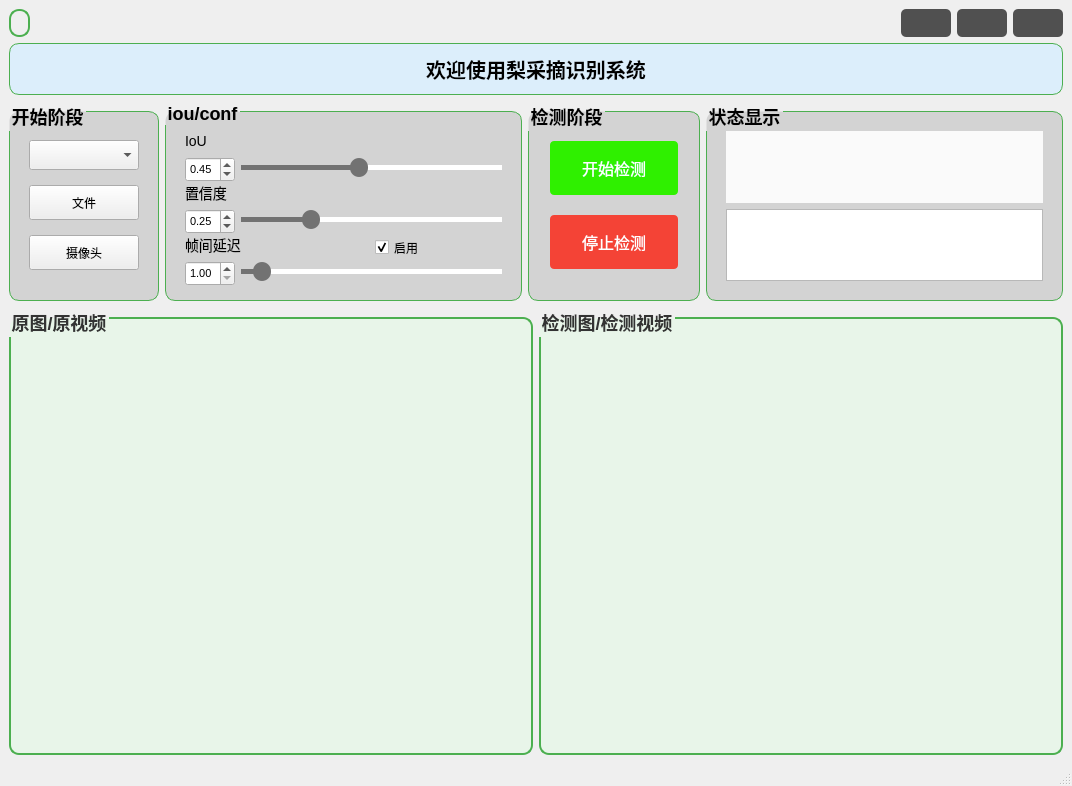
<?xml version="1.0" encoding="UTF-8"?>
<ui version="4.0">
 <class>MainWindow</class>
 <widget class="QMainWindow" name="MainWindow">
  <property name="geometry">
   <rect>
    <x>0</x>
    <y>0</y>
    <width>1072</width>
    <height>786</height>
   </rect>
  </property>
  <property name="windowTitle">
   <string>MainWindow</string>
  </property>
  <property name="styleSheet">
   <string notr="true"/>
  </property>
  <widget class="QWidget" name="centralwidget">
   <layout class="QGridLayout" name="gridLayout_6">
    <item row="0" column="0">
     <layout class="QVBoxLayout" name="verticalLayout_2" stretch="0,0,2,10">
      <item>
       <layout class="QHBoxLayout" name="horizontalLayout_2" stretch="0,0">
        <item>
         <widget class="QLabel" name="label_4">
          <property name="sizePolicy">
           <sizepolicy hsizetype="Preferred" vsizetype="Preferred">
            <horstretch>0</horstretch>
            <verstretch>0</verstretch>
           </sizepolicy>
          </property>
          <property name="styleSheet">
           <string notr="true"> QLabel {
        border: 2px solid #4CAF50; /* 给 logo 添加绿色边框 */
        border-radius: 10px; /* 设置边框圆角 */
        padding: 5px; /* 设置内边距 */
    }</string>
          </property>
          <property name="text">
           <string/>
          </property>
          <property name="pixmap">
           <pixmap resource="../img.qrc">:/png/icon/上海大学002.png</pixmap>
          </property>
          <property name="alignment">
           <set>Qt::AlignCenter</set>
          </property>
         </widget>
        </item>
        <item>
         <layout class="QHBoxLayout" name="horizontalLayout" stretch="0,1,1,1">
          <item>
           <spacer name="horizontalSpacer">
            <property name="orientation">
             <enum>Qt::Horizontal</enum>
            </property>
            <property name="sizeHint" stdset="0">
             <size>
              <width>40</width>
              <height>20</height>
             </size>
            </property>
           </spacer>
          </item>
          <item>
           <widget class="QPushButton" name="minButton">
            <property name="enabled">
             <bool>true</bool>
            </property>
            <property name="minimumSize">
             <size>
              <width>50</width>
              <height>28</height>
             </size>
            </property>
            <property name="maximumSize">
             <size>
              <width>50</width>
              <height>28</height>
             </size>
            </property>
            <property name="styleSheet">
             <string notr="true">QPushButton {
    border-style: solid;
    border-width: 0px;
    border-radius: 5px;
    background-color: rgba(80, 80, 80, 255); /* 使用深灰色背景 */
    color: white; /* 使用白色文字，与深灰色背景形成对比 */
}

QPushButton::focus {
    outline: none;
}

QPushButton::hover {
    border-style: solid;
    border-width: 0px;
    border-radius: 5px;
    background-color: rgba(60, 60, 60, 255); /* 当鼠标悬停时，使按钮变得稍微深色，提供视觉反馈 */
}

QPushButton:pressed {
    background-color: rgba(100, 100, 100, 255); /* 按钮被按下时，使按钮变得稍微浅色，提供视觉反馈 */
}
</string>
            </property>
            <property name="text">
             <string/>
            </property>
            <property name="icon">
             <iconset resource="../img.qrc">
              <normaloff>:/png/icon/最小化.png</normaloff>:/png/icon/最小化.png</iconset>
            </property>
           </widget>
          </item>
          <item>
           <widget class="QPushButton" name="maxButton">
            <property name="minimumSize">
             <size>
              <width>50</width>
              <height>28</height>
             </size>
            </property>
            <property name="maximumSize">
             <size>
              <width>50</width>
              <height>28</height>
             </size>
            </property>
            <property name="styleSheet">
             <string notr="true">QPushButton {
    border-style: solid;
    border-width: 0px;
    border-radius: 5px;
    background-color: rgba(80, 80, 80, 255); /* 使用深灰色背景 */
    color: white; /* 使用白色文字，与深灰色背景形成对比 */
}

QPushButton::focus {
    outline: none;
}

QPushButton::hover {
    border-style: solid;
    border-width: 0px;
    border-radius: 5px;
    background-color: rgba(60, 60, 60, 255); /* 当鼠标悬停时，使按钮变得稍微深色，提供视觉反馈 */
}

QPushButton:pressed {
    background-color: rgba(100, 100, 100, 255); /* 按钮被按下时，使按钮变得稍微浅色，提供视觉反馈 */
}
</string>
            </property>
            <property name="text">
             <string/>
            </property>
            <property name="icon">
             <iconset resource="../img.qrc">
              <normaloff>:/png/icon/正方形.png</normaloff>:/png/icon/正方形.png</iconset>
            </property>
           </widget>
          </item>
          <item>
           <widget class="QPushButton" name="closeButton">
            <property name="minimumSize">
             <size>
              <width>50</width>
              <height>28</height>
             </size>
            </property>
            <property name="maximumSize">
             <size>
              <width>50</width>
              <height>28</height>
             </size>
            </property>
            <property name="styleSheet">
             <string notr="true">QPushButton {
    border-style: solid;
    border-width: 0px;
    border-radius: 5px;
    background-color: rgba(80, 80, 80, 255); /* 使用深灰色背景 */
    color: white; /* 使用白色文字，与深灰色背景形成对比 */
}

QPushButton::focus {
    outline: none;
}

QPushButton::hover {
    border-style: solid;
    border-width: 0px;
    border-radius: 5px;
    background-color: rgba(60, 60, 60, 255); /* 当鼠标悬停时，使按钮变得稍微深色，提供视觉反馈 */
}

QPushButton:pressed {
    background-color: rgba(100, 100, 100, 255); /* 按钮被按下时，使按钮变得稍微浅色，提供视觉反馈 */
}
</string>
            </property>
            <property name="text">
             <string/>
            </property>
            <property name="icon">
             <iconset resource="../img.qrc">
              <normaloff>:/png/icon/关闭.png</normaloff>:/png/icon/关闭.png</iconset>
            </property>
           </widget>
          </item>
         </layout>
        </item>
       </layout>
      </item>
      <item>
       <widget class="QLabel" name="label">
        <property name="minimumSize">
         <size>
          <width>400</width>
          <height>50</height>
         </size>
        </property>
        <property name="font">
         <font>
          <family>AcadEref</family>
          <pointsize>-1</pointsize>
          <weight>75</weight>
          <bold>true</bold>
         </font>
        </property>
        <property name="styleSheet">
         <string notr="true">QLabel {
    color: #000000; /* 黑色文字 */
    font-size: 20px; /* 20像素字体大小 */
    font-weight: bold; /* 加粗字体 */
    text-align: center; /* 文字居中对齐 */
    qproperty-alignment: AlignCenter; /* 属性对齐方式：居中 */
    border: 1px solid #4CAF50; /* 绿色边框 */
    border-radius: 10px; /* 10像素圆角 */
    padding: 10px; /* 10像素内边距 */
    background-color: #DCEEFB; /* 淡蓝色背景 */
}
</string>
        </property>
        <property name="text">
         <string>欢迎使用梨采摘识别系统</string>
        </property>
        <property name="textFormat">
         <enum>Qt::AutoText</enum>
        </property>
        <property name="alignment">
         <set>Qt::AlignCenter</set>
        </property>
       </widget>
      </item>
      <item>
       <layout class="QHBoxLayout" name="horizontalLayout_7" stretch="0,1,0,1">
        <item>
         <widget class="QGroupBox" name="groupBox_2">
          <property name="minimumSize">
           <size>
            <width>150</width>
            <height>100</height>
           </size>
          </property>
          <property name="maximumSize">
           <size>
            <width>16777215</width>
            <height>300</height>
           </size>
          </property>
          <property name="styleSheet">
           <string notr="true">QGroupBox {
    font-size: 18px; /* 设置字体大小 */
    font-weight: bold; /* 字体加粗 */
    border: 1px solid #4CAF50; /* 设置边框为绿色 */
    border-radius: 10px; /* 设置圆角为10px */
    padding: 10px; /* 设置内边距为10px */
    margin-top: 10px; /* 设置顶部外边距为10px */
    background-color: #D3D3D3; /* 背景颜色为淡灰色 */
}
</string>
          </property>
          <property name="title">
           <string>开始阶段</string>
          </property>
          <layout class="QVBoxLayout" name="verticalLayout">
           <item>
            <widget class="QComboBox" name="comboBox">
             <property name="enabled">
              <bool>true</bool>
             </property>
             <property name="minimumSize">
              <size>
               <width>0</width>
               <height>30</height>
              </size>
             </property>
             <property name="maximumSize">
              <size>
               <width>16777215</width>
               <height>30</height>
              </size>
             </property>
             <property name="styleSheet">
              <string notr="true"/>
             </property>
            </widget>
           </item>
           <item>
            <widget class="QPushButton" name="file">
             <property name="minimumSize">
              <size>
               <width>0</width>
               <height>35</height>
              </size>
             </property>
             <property name="maximumSize">
              <size>
               <width>16777215</width>
               <height>35</height>
              </size>
             </property>
             <property name="styleSheet">
              <string notr="true"/>
             </property>
             <property name="text">
              <string>文件</string>
             </property>
             <property name="iconSize">
              <size>
               <width>20</width>
               <height>20</height>
              </size>
             </property>
            </widget>
           </item>
           <item>
            <widget class="QPushButton" name="camera">
             <property name="minimumSize">
              <size>
               <width>90</width>
               <height>35</height>
              </size>
             </property>
             <property name="maximumSize">
              <size>
               <width>16777215</width>
               <height>35</height>
              </size>
             </property>
             <property name="styleSheet">
              <string notr="true"/>
             </property>
             <property name="text">
              <string>摄像头</string>
             </property>
            </widget>
           </item>
          </layout>
         </widget>
        </item>
        <item>
         <widget class="QGroupBox" name="groupBox">
          <property name="minimumSize">
           <size>
            <width>150</width>
            <height>200</height>
           </size>
          </property>
          <property name="maximumSize">
           <size>
            <width>16777215</width>
            <height>300</height>
           </size>
          </property>
          <property name="styleSheet">
           <string notr="true">QGroupBox {
    font-size: 18px; /* 设置字体大小 */
    font-weight: bold; /* 字体加粗 */
    border: 1px solid #4CAF50; /* 设置边框为绿色 */
    border-radius: 10px; /* 设置圆角为10px */
    padding: 10px; /* 设置内边距为10px */
    margin-top: 10px; /* 设置顶部外边距为10px */
    background-color: #D3D3D3; /* 背景颜色为淡灰色 */
}
</string>
          </property>
          <property name="title">
           <string>iou/conf</string>
          </property>
          <layout class="QGridLayout" name="gridLayout_3">
           <item row="0" column="0">
            <widget class="QLabel" name="label_2">
             <property name="minimumSize">
              <size>
               <width>25</width>
               <height>20</height>
              </size>
             </property>
             <property name="styleSheet">
              <string notr="true">QLabel {
    font-size: 14px; /* 字体大小为14px */
    color: #000000; /* 字体颜色为黑色 */
}
</string>
             </property>
             <property name="text">
              <string>IoU</string>
             </property>
            </widget>
           </item>
           <item row="1" column="0">
            <widget class="QDoubleSpinBox" name="iouSpinBox">
             <property name="minimumSize">
              <size>
               <width>0</width>
               <height>25</height>
              </size>
             </property>
             <property name="maximumSize">
              <size>
               <width>50</width>
               <height>16777215</height>
              </size>
             </property>
             <property name="font">
              <font>
               <family>Microsoft YaHei UI</family>
               <pointsize>8</pointsize>
              </font>
             </property>
             <property name="styleSheet">
              <string notr="true">x</string>
             </property>
             <property name="maximum">
              <double>1.000000000000000</double>
             </property>
             <property name="singleStep">
              <double>0.010000000000000</double>
             </property>
             <property name="value">
              <double>0.450000000000000</double>
             </property>
            </widget>
           </item>
           <item row="1" column="1" colspan="2">
            <widget class="QSlider" name="iouSlider">
             <property name="minimumSize">
              <size>
               <width>80</width>
               <height>20</height>
              </size>
             </property>
             <property name="styleSheet">
              <string notr="true">QSlider {
    min-height: 20px;
}

QSlider::groove:horizontal {
    height: 5px;
    background: #d3d3d3;
}

QSlider::handle:horizontal {
    width: 18px;
    margin: -7px 0; /* handle is placed by default on the contents rect of the groove. Expand outside the groove */
    background: #727272;
    border-radius: 9px;
}

QSlider::add-page:horizontal {
    background: #fff;
}

QSlider::sub-page:horizontal {
    background: #727272;
}
</string>
             </property>
             <property name="maximum">
              <number>100</number>
             </property>
             <property name="value">
              <number>45</number>
             </property>
             <property name="orientation">
              <enum>Qt::Horizontal</enum>
             </property>
            </widget>
           </item>
           <item row="2" column="0">
            <widget class="QLabel" name="label_3">
             <property name="minimumSize">
              <size>
               <width>45</width>
               <height>20</height>
              </size>
             </property>
             <property name="styleSheet">
              <string notr="true">QLabel {
    font-size: 14px; /* 字体大小为14px */
    color: #000000; /* 字体颜色为黑色 */
}
</string>
             </property>
             <property name="text">
              <string>置信度</string>
             </property>
            </widget>
           </item>
           <item row="3" column="0">
            <widget class="QDoubleSpinBox" name="confSpinBox">
             <property name="minimumSize">
              <size>
               <width>0</width>
               <height>25</height>
              </size>
             </property>
             <property name="maximumSize">
              <size>
               <width>50</width>
               <height>16777215</height>
              </size>
             </property>
             <property name="font">
              <font>
               <family>Microsoft JhengHei UI</family>
               <pointsize>8</pointsize>
              </font>
             </property>
             <property name="styleSheet">
              <string notr="true"/>
             </property>
             <property name="maximum">
              <double>1.000000000000000</double>
             </property>
             <property name="singleStep">
              <double>0.010000000000000</double>
             </property>
             <property name="value">
              <double>0.250000000000000</double>
             </property>
            </widget>
           </item>
           <item row="3" column="1" colspan="2">
            <widget class="QSlider" name="confSlider">
             <property name="minimumSize">
              <size>
               <width>80</width>
               <height>20</height>
              </size>
             </property>
             <property name="styleSheet">
              <string notr="true">QSlider {
    min-height: 20px;
}

QSlider::groove:horizontal {
    height: 5px;
    background: #d3d3d3;
}

QSlider::handle:horizontal {
    width: 18px;
    margin: -7px 0; /* handle is placed by default on the contents rect of the groove. Expand outside the groove */
    background: #727272;
    border-radius: 9px;
}

QSlider::add-page:horizontal {
    background: #fff;
}

QSlider::sub-page:horizontal {
    background: #727272;
}
</string>
             </property>
             <property name="maximum">
              <number>100</number>
             </property>
             <property name="value">
              <number>25</number>
             </property>
             <property name="orientation">
              <enum>Qt::Horizontal</enum>
             </property>
            </widget>
           </item>
           <item row="4" column="0" colspan="2">
            <widget class="QLabel" name="label_5">
             <property name="minimumSize">
              <size>
               <width>0</width>
               <height>20</height>
              </size>
             </property>
             <property name="styleSheet">
              <string notr="true">QLabel {
    font-size: 14px; /* 字体大小为14px */
    color: #000000; /* 字体颜色为黑色 */
}
</string>
             </property>
             <property name="text">
              <string>帧间延迟</string>
             </property>
            </widget>
           </item>
           <item row="4" column="2">
            <widget class="QCheckBox" name="checkBox">
             <property name="minimumSize">
              <size>
               <width>0</width>
               <height>25</height>
              </size>
             </property>
             <property name="styleSheet">
              <string notr="true"/>
             </property>
             <property name="text">
              <string>启用</string>
             </property>
             <property name="checked">
              <bool>true</bool>
             </property>
            </widget>
           </item>
           <item row="5" column="0">
            <widget class="QDoubleSpinBox" name="rateSpinBox">
             <property name="minimumSize">
              <size>
               <width>0</width>
               <height>25</height>
              </size>
             </property>
             <property name="maximumSize">
              <size>
               <width>50</width>
               <height>16777215</height>
              </size>
             </property>
             <property name="font">
              <font>
               <family>Microsoft JhengHei UI</family>
               <pointsize>8</pointsize>
              </font>
             </property>
             <property name="styleSheet">
              <string notr="true"/>
             </property>
             <property name="decimals">
              <number>2</number>
             </property>
             <property name="minimum">
              <double>1.000000000000000</double>
             </property>
             <property name="maximum">
              <double>20.000000000000000</double>
             </property>
             <property name="singleStep">
              <double>1.000000000000000</double>
             </property>
            </widget>
           </item>
           <item row="5" column="1" colspan="2">
            <widget class="QSlider" name="rateSlider">
             <property name="minimumSize">
              <size>
               <width>80</width>
               <height>20</height>
              </size>
             </property>
             <property name="styleSheet">
              <string notr="true">QSlider {
    min-height: 20px;
}

QSlider::groove:horizontal {
    height: 5px;
    background: #d3d3d3;
}

QSlider::handle:horizontal {
    width: 18px;
    margin: -7px 0; /* handle is placed by default on the contents rect of the groove. Expand outside the groove */
    background: #727272;
    border-radius: 9px;
}

QSlider::add-page:horizontal {
    background: #fff;
}

QSlider::sub-page:horizontal {
    background: #727272;
}
</string>
             </property>
             <property name="maximum">
              <number>20</number>
             </property>
             <property name="pageStep">
              <number>1</number>
             </property>
             <property name="value">
              <number>1</number>
             </property>
             <property name="orientation">
              <enum>Qt::Horizontal</enum>
             </property>
            </widget>
           </item>
          </layout>
         </widget>
        </item>
        <item>
         <widget class="QGroupBox" name="groupBox_3">
          <property name="minimumSize">
           <size>
            <width>150</width>
            <height>100</height>
           </size>
          </property>
          <property name="maximumSize">
           <size>
            <width>16777215</width>
            <height>300</height>
           </size>
          </property>
          <property name="styleSheet">
           <string notr="true">QGroupBox {
    font-size: 18px; /* 设置字体大小 */
    font-weight: bold; /* 字体加粗 */
    border: 1px solid #4CAF50; /* 设置边框为绿色 */
    border-radius: 10px; /* 设置圆角为10px */
    padding: 10px; /* 设置内边距为10px */
    margin-top: 10px; /* 设置顶部外边距为10px */
    background-color: #D3D3D3; /* 背景颜色为淡灰色 */
}
</string>
          </property>
          <property name="title">
           <string>检测阶段</string>
          </property>
          <layout class="QGridLayout" name="gridLayout_2">
           <item row="1" column="0">
            <widget class="QPushButton" name="StopDet">
             <property name="minimumSize">
              <size>
               <width>90</width>
               <height>25</height>
              </size>
             </property>
             <property name="styleSheet">
              <string notr="true">QPushButton#BeginDet {
    background-color: #4CAF50;  /* 设置背景颜色为绿色 */
    border: none;  /* 无边框 */
    color: white;  /* 文字颜色为白色 */
    padding: 15px 32px;  /* 内边距 */
    text-align: center;  /* 文字居中 */
    text-decoration: none;
    display: inline-block;
    font-size: 16px;  /* 文字大小 */
    margin: 4px 2px;
    cursor: pointer;
    border-radius: 4px;  /* 圆角 */
}

QPushButton#BeginDetBeginDet:hover {
    background-color: #45a049;  /* 鼠标悬停时的背景颜色 */
}

QPushButton#StopDet {
    background-color: #f44336;  /* 设置背景颜色为红色 */
    border: none;  /* 无边框 */
    color: white;  /* 文字颜色为白色 */
    padding: 15px 32px;  /* 内边距 */
    text-align: center;  /* 文字居中 */
    text-decoration: none;
    display: inline-block;
    font-size: 16px;  /* 文字大小 */
    margin: 4px 2px;
    cursor: pointer;
    border-radius: 4px;  /* 圆角 */
}

QPushButton#StopDet:hover {
    background-color: #d73828;  /* 鼠标悬停时的背景颜色 */
}
</string>
             </property>
             <property name="text">
              <string>停止检测</string>
             </property>
             <property name="autoExclusive">
              <bool>false</bool>
             </property>
            </widget>
           </item>
           <item row="0" column="0">
            <widget class="QPushButton" name="BeginDet">
             <property name="minimumSize">
              <size>
               <width>90</width>
               <height>25</height>
              </size>
             </property>
             <property name="styleSheet">
              <string notr="true">QPushButton#BeginDet {
    background-color: #2FF000;  /* 设置背景颜色为绿色 */
    border: none;  /* 无边框 */
    color: white;  /* 文字颜色为白色 */
    padding: 15px 32px;  /* 内边距 */
    text-align: center;  /* 文字居中 */
    text-decoration: none;
    display: inline-block;
    font-size: 16px;  /* 文字大小 */
    margin: 4px 2px;
    cursor: pointer;
    border-radius: 4px;  /* 圆角 */
}

QPushButton#BeginDet:hover {
    background-color: #4CAF50;  /* 鼠标悬停时的背景颜色 */
}

QPushButton#StopDet {
    background-color: #f44336;  /* 设置背景颜色为红色 */
    border: none;  /* 无边框 */
    color: white;  /* 文字颜色为白色 */
    padding: 15px 32px;  /* 内边距 */
    text-align: center;  /* 文字居中 */
    text-decoration: none;
    display: inline-block;
    font-size: 16px;  /* 文字大小 */
    margin: 4px 2px;
    cursor: pointer;
    border-radius: 4px;  /* 圆角 */
}

QPushButton#StopDet:hover {
    background-color: #d73828;  /* 鼠标悬停时的背景颜色 */
}
</string>
             </property>
             <property name="text">
              <string>开始检测</string>
             </property>
             <property name="iconSize">
              <size>
               <width>30</width>
               <height>30</height>
              </size>
             </property>
             <property name="checkable">
              <bool>true</bool>
             </property>
            </widget>
           </item>
          </layout>
         </widget>
        </item>
        <item>
         <widget class="QGroupBox" name="groupBox_4">
          <property name="minimumSize">
           <size>
            <width>350</width>
            <height>100</height>
           </size>
          </property>
          <property name="maximumSize">
           <size>
            <width>16777215</width>
            <height>300</height>
           </size>
          </property>
          <property name="styleSheet">
           <string notr="true">QGroupBox {
    font-size: 18px; /* 设置字体大小 */
    font-weight: bold; /* 字体加粗 */
    border: 1px solid #4CAF50; /* 设置边框为绿色 */
    border-radius: 10px; /* 设置圆角为10px */
    padding: 10px; /* 设置内边距为10px */
    margin-top: 10px; /* 设置顶部外边距为10px */
    background-color: #D3D3D3; /* 背景颜色为淡灰色 */
}
</string>
          </property>
          <property name="title">
           <string>状态显示</string>
          </property>
          <layout class="QGridLayout" name="gridLayout">
           <item row="1" column="0">
            <widget class="QListWidget" name="resultWidget">
             <property name="minimumSize">
              <size>
               <width>250</width>
               <height>60</height>
              </size>
             </property>
             <property name="styleSheet">
              <string notr="true">QTextBrowser {
    background-color: #FAFAFA; /* 设置淡灰色背景 */
    color: #000000; /* 文字颜色设置为黑色 */
    font-size: 14px; /* 字体大小 */
    border: none; /* 无边框 */
    padding: 10px; /* 内边距 */
    box-shadow: 5px 5px 5px rgba(0, 0, 0, 0.2); /* 添加阴影效果 */
}
</string>
             </property>
            </widget>
           </item>
           <item row="0" column="0">
            <widget class="QTextBrowser" name="statistic_label">
             <property name="minimumSize">
              <size>
               <width>250</width>
               <height>60</height>
              </size>
             </property>
             <property name="styleSheet">
              <string notr="true">QTextBrowser {
    background-color: #FAFAFA; /* 设置淡灰色背景 */
    color: #000000; /* 文字颜色设置为黑色 */
    font-size: 14px; /* 字体大小 */
    border: none; /* 无边框 */
    padding: 10px; /* 内边距 */
    box-shadow: 5px 5px 5px rgba(0, 0, 0, 0.2); /* 添加阴影效果 */
}
</string>
             </property>
            </widget>
           </item>
          </layout>
         </widget>
        </item>
       </layout>
      </item>
      <item>
       <layout class="QHBoxLayout" name="horizontalLayout_8">
        <item>
         <widget class="QGroupBox" name="groupBox_5">
          <property name="minimumSize">
           <size>
            <width>500</width>
            <height>350</height>
           </size>
          </property>
          <property name="styleSheet">
           <string notr="true">QGroupBox {
    font-size: 18px; /* 设置字体大小 */
    font-weight: bold; /* 字体加粗 */
    border: 2px solid #4CAF50; /* 设置边框为绿色，增加边框宽度 */
    border-radius: 10px; /* 设置圆角为10px */
    padding: 10px; /* 设置内边距为10px */
    margin-top: 10px; /* 设置顶部外边距为10px */
    background-color: #E8F5E9; /* 背景颜色为淡绿色 */
    color: #333333; /* 设置字体颜色为深灰色 */
}
</string>
          </property>
          <property name="title">
           <string>原图/原视频</string>
          </property>
          <layout class="QGridLayout" name="gridLayout_4">
           <item row="0" column="0">
            <widget class="QLabel" name="raw_video">
             <property name="minimumSize">
              <size>
               <width>450</width>
               <height>300</height>
              </size>
             </property>
             <property name="styleSheet">
              <string notr="true">background-image: url(:/png/icon/纯白图片.png);
QLabel {
    background-color: #FFFFFF; /* 设置背景颜色为白色 */
    border: 1px solid #CCCCCC; /* 设置边框为灰色 */
    border-radius: 5px; /* 设置圆角为5px */
    padding: 10px; /* 设置内边距为10px */
    text-align: center; /* 文字居中 */
    font-size: 14px; /* 字体大小 */
    color: #000000; /* 字体颜色为黑色 */
}
</string>
             </property>
             <property name="text">
              <string/>
             </property>
            </widget>
           </item>
          </layout>
         </widget>
        </item>
        <item>
         <widget class="QGroupBox" name="groupBox_7">
          <property name="minimumSize">
           <size>
            <width>500</width>
            <height>350</height>
           </size>
          </property>
          <property name="styleSheet">
           <string notr="true">QGroupBox {
    font-size: 18px; /* 设置字体大小 */
    font-weight: bold; /* 字体加粗 */
    border: 2px solid #4CAF50; /* 设置边框为绿色，增加边框宽度 */
    border-radius: 10px; /* 设置圆角为10px */
    padding: 10px; /* 设置内边距为10px */
    margin-top: 10px; /* 设置顶部外边距为10px */
    background-color: #E8F5E9; /* 背景颜色为淡绿色 */
    color: #333333; /* 设置字体颜色为深灰色 */
}
</string>
          </property>
          <property name="title">
           <string>检测图/检测视频</string>
          </property>
          <layout class="QGridLayout" name="gridLayout_5">
           <item row="0" column="0">
            <widget class="QLabel" name="out_video">
             <property name="minimumSize">
              <size>
               <width>450</width>
               <height>300</height>
              </size>
             </property>
             <property name="styleSheet">
              <string notr="true">background-image: url(:/png/icon/纯白图片.png);
QLabel {
    background-color: #FFFFFF; /* 设置背景颜色为白色 */
    border: 1px solid #CCCCCC; /* 设置边框为灰色 */
    border-radius: 5px; /* 设置圆角为5px */
    padding: 10px; /* 设置内边距为10px */
    text-align: center; /* 文字居中 */
    font-size: 14px; /* 字体大小 */
    color: #000000; /* 字体颜色为黑色 */
}
</string>
             </property>
             <property name="text">
              <string/>
             </property>
            </widget>
           </item>
          </layout>
         </widget>
        </item>
       </layout>
      </item>
     </layout>
    </item>
   </layout>
  </widget>
  <widget class="QMenuBar" name="menubar">
   <property name="geometry">
    <rect>
     <x>0</x>
     <y>0</y>
     <width>1072</width>
     <height>26</height>
    </rect>
   </property>
  </widget>
  <widget class="QStatusBar" name="statusbar"/>
 </widget>
 <resources>
  <include location="../img.qrc"/>
 </resources>
 <connections/>
</ui>
